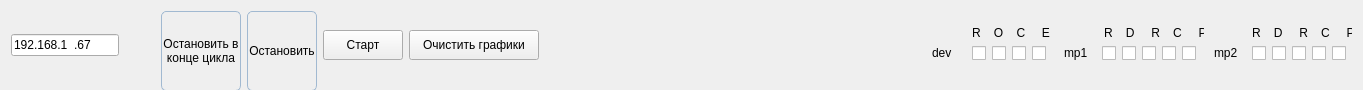
     <widget class="QWidget" name="widget_5" native="true">
      <property name="sizePolicy">
       <sizepolicy hsizetype="Preferred" vsizetype="Fixed">
        <horstretch>0</horstretch>
        <verstretch>0</verstretch>
       </sizepolicy>
      </property>
      <property name="minimumSize">
       <size>
        <width>0</width>
        <height>90</height>
       </size>
      </property>
      <property name="maximumSize">
       <size>
        <width>16777215</width>
        <height>90</height>
       </size>
      </property>
      <property name="styleSheet">
       <string notr="true">QToolButton {
  border-radius: 5px;
  outline: 0px;
  border: 1px solid #a1b9d1 ;
}
QToolButton:hover {
background-color: #b9dcff;
padding-top: 0px;
  border: 1px solid #379bff;
}
QToolButton:checked {
background-color: #a0d0ff;
padding-top: 0px;
  border: 1px solid #379bff;
}</string>
      </property>
      <layout class="QHBoxLayout" name="horizontalLayout_2">
       <item>
        <widget class="QLineEdit" name="ip_addr_le">
         <property name="sizePolicy">
          <sizepolicy hsizetype="Fixed" vsizetype="Fixed">
           <horstretch>0</horstretch>
           <verstretch>0</verstretch>
          </sizepolicy>
         </property>
         <property name="toolTip">
          <string extracomment="IP адрес хроматографа"/>
         </property>
         <property name="whatsThis">
          <string/>
         </property>
         <property name="inputMask">
          <string>009.009.009.009</string>
         </property>
         <property name="text">
          <string>192.168.1.67</string>
         </property>
         <property name="maxLength">
          <number>15</number>
         </property>
         <property name="frame">
          <bool>true</bool>
         </property>
         <property name="clearButtonEnabled">
          <bool>false</bool>
         </property>
        </widget>
       </item>
       <item>
        <widget class="QPushButton" name="ConnectButton">
         <property name="sizePolicy">
          <sizepolicy hsizetype="Fixed" vsizetype="Fixed">
           <horstretch>0</horstretch>
           <verstretch>0</verstretch>
          </sizepolicy>
         </property>
         <property name="minimumSize">
          <size>
           <width>30</width>
           <height>30</height>
          </size>
         </property>
         <property name="maximumSize">
          <size>
           <width>30</width>
           <height>30</height>
          </size>
         </property>
         <property name="font">
          <font>
           <pointsize>12</pointsize>
          </font>
         </property>
         <property name="layoutDirection">
          <enum>Qt::LeftToRight</enum>
         </property>
         <property name="styleSheet">
          <string notr="true">QPushButton
{color: white;
	border-radius:10px;
border: none;
}

QPushButton:checked {
	background-color: rgb(130, 170, 90);
	border-radius:10px;
border: none;
}</string>
         </property>
         <property name="text">
          <string/>
         </property>
         <property name="icon">
          <iconset resource="gui.qrc">
           <normaloff>:/icons/3665448.png</normaloff>:/icons/3665448.png</iconset>
         </property>
         <property name="iconSize">
          <size>
           <width>20</width>
           <height>20</height>
          </size>
         </property>
         <property name="checkable">
          <bool>true</bool>
         </property>
         <property name="checked">
          <bool>false</bool>
         </property>
         <property name="autoExclusive">
          <bool>true</bool>
         </property>
        </widget>
       </item>
       <item>
        <widget class="QToolButton" name="toolButton">
         <property name="enabled">
          <bool>true</bool>
         </property>
         <property name="sizePolicy">
          <sizepolicy hsizetype="Fixed" vsizetype="Fixed">
           <horstretch>0</horstretch>
           <verstretch>0</verstretch>
          </sizepolicy>
         </property>
         <property name="minimumSize">
          <size>
           <width>80</width>
           <height>80</height>
          </size>
         </property>
         <property name="maximumSize">
          <size>
           <width>80</width>
           <height>80</height>
          </size>
         </property>
         <property name="focusPolicy">
          <enum>Qt::ClickFocus</enum>
         </property>
         <property name="layoutDirection">
          <enum>Qt::RightToLeft</enum>
         </property>
         <property name="text">
          <string>Остановить в
конце цикла</string>
         </property>
         <property name="icon">
          <iconset resource="gui.qrc">
           <normaloff>:/icons/free-icon-graphic-design-674417.png</normaloff>:/icons/free-icon-graphic-design-674417.png</iconset>
         </property>
         <property name="iconSize">
          <size>
           <width>45</width>
           <height>45</height>
          </size>
         </property>
         <property name="checkable">
          <bool>true</bool>
         </property>
         <property name="checked">
          <bool>false</bool>
         </property>
         <property name="toolButtonStyle">
          <enum>Qt::ToolButtonTextUnderIcon</enum>
         </property>
         <property name="autoRaise">
          <bool>false</bool>
         </property>
         <property name="arrowType">
          <enum>Qt::NoArrow</enum>
         </property>
        </widget>
       </item>
       <item>
        <widget class="QToolButton" name="toolButton_2">
         <property name="enabled">
          <bool>true</bool>
         </property>
         <property name="sizePolicy">
          <sizepolicy hsizetype="Fixed" vsizetype="Fixed">
           <horstretch>0</horstretch>
           <verstretch>0</verstretch>
          </sizepolicy>
         </property>
         <property name="minimumSize">
          <size>
           <width>70</width>
           <height>80</height>
          </size>
         </property>
         <property name="maximumSize">
          <size>
           <width>70</width>
           <height>80</height>
          </size>
         </property>
         <property name="focusPolicy">
          <enum>Qt::ClickFocus</enum>
         </property>
         <property name="layoutDirection">
          <enum>Qt::RightToLeft</enum>
         </property>
         <property name="text">
          <string>Остановить</string>
         </property>
         <property name="icon">
          <iconset resource="gui.qrc">
           <normaloff>:/icons/free-animated-icon-line-chart-7211797.png</normaloff>:/icons/free-animated-icon-line-chart-7211797.png</iconset>
         </property>
         <property name="iconSize">
          <size>
           <width>45</width>
           <height>45</height>
          </size>
         </property>
         <property name="checkable">
          <bool>true</bool>
         </property>
         <property name="checked">
          <bool>false</bool>
         </property>
         <property name="toolButtonStyle">
          <enum>Qt::ToolButtonTextUnderIcon</enum>
         </property>
         <property name="autoRaise">
          <bool>false</bool>
         </property>
         <property name="arrowType">
          <enum>Qt::NoArrow</enum>
         </property>
        </widget>
       </item>
       <item>
        <widget class="QPushButton" name="StartButton">
         <property name="sizePolicy">
          <sizepolicy hsizetype="Fixed" vsizetype="Fixed">
           <horstretch>0</horstretch>
           <verstretch>0</verstretch>
          </sizepolicy>
         </property>
         <property name="minimumSize">
          <size>
           <width>80</width>
           <height>30</height>
          </size>
         </property>
         <property name="maximumSize">
          <size>
           <width>80</width>
           <height>30</height>
          </size>
         </property>
         <property name="layoutDirection">
          <enum>Qt::LeftToRight</enum>
         </property>
         <property name="text">
          <string>Старт</string>
         </property>
         <property name="checkable">
          <bool>true</bool>
         </property>
        </widget>
       </item>
       <item>
        <widget class="QPushButton" name="ClearButton">
         <property name="sizePolicy">
          <sizepolicy hsizetype="Fixed" vsizetype="Fixed">
           <horstretch>0</horstretch>
           <verstretch>0</verstretch>
          </sizepolicy>
         </property>
         <property name="minimumSize">
          <size>
           <width>130</width>
           <height>30</height>
          </size>
         </property>
         <property name="maximumSize">
          <size>
           <width>130</width>
           <height>30</height>
          </size>
         </property>
         <property name="text">
          <string>Очистить графики</string>
         </property>
        </widget>
       </item>
       <item>
        <spacer name="horizontalSpacer">
         <property name="orientation">
          <enum>Qt::Horizontal</enum>
         </property>
         <property name="sizeHint" stdset="0">
          <size>
           <width>377</width>
           <height>20</height>
          </size>
         </property>
        </spacer>
       </item>
       <item>
        <widget class="QWidget" name="widget" native="true">
         <property name="minimumSize">
          <size>
           <width>430</width>
           <height>40</height>
          </size>
         </property>
         <property name="maximumSize">
          <size>
           <width>430</width>
           <height>40</height>
          </size>
         </property>
         <widget class="QCheckBox" name="dev_ready_cb">
          <property name="geometry">
           <rect>
            <x>50</x>
            <y>20</y>
            <width>16</width>
            <height>16</height>
           </rect>
          </property>
          <property name="sizePolicy">
           <sizepolicy hsizetype="Fixed" vsizetype="Fixed">
            <horstretch>0</horstretch>
            <verstretch>0</verstretch>
           </sizepolicy>
          </property>
          <property name="minimumSize">
           <size>
            <width>13</width>
            <height>13</height>
           </size>
          </property>
          <property name="mouseTracking">
           <bool>false</bool>
          </property>
          <property name="focusPolicy">
           <enum>Qt::NoFocus</enum>
          </property>
          <property name="text">
           <string/>
          </property>
         </widget>
         <widget class="QCheckBox" name="mp1_calc_cb">
          <property name="geometry">
           <rect>
            <x>240</x>
            <y>20</y>
            <width>16</width>
            <height>16</height>
           </rect>
          </property>
          <property name="sizePolicy">
           <sizepolicy hsizetype="Fixed" vsizetype="Fixed">
            <horstretch>0</horstretch>
            <verstretch>0</verstretch>
           </sizepolicy>
          </property>
          <property name="minimumSize">
           <size>
            <width>13</width>
            <height>13</height>
           </size>
          </property>
          <property name="mouseTracking">
           <bool>false</bool>
          </property>
          <property name="focusPolicy">
           <enum>Qt::NoFocus</enum>
          </property>
          <property name="text">
           <string/>
          </property>
         </widget>
         <widget class="QLabel" name="label_9">
          <property name="geometry">
           <rect>
            <x>142</x>
            <y>20</y>
            <width>30</width>
            <height>16</height>
           </rect>
          </property>
          <property name="sizePolicy">
           <sizepolicy hsizetype="Fixed" vsizetype="Fixed">
            <horstretch>0</horstretch>
            <verstretch>0</verstretch>
           </sizepolicy>
          </property>
          <property name="minimumSize">
           <size>
            <width>30</width>
            <height>16</height>
           </size>
          </property>
          <property name="text">
           <string>mp1</string>
          </property>
         </widget>
         <widget class="QLabel" name="label_12">
          <property name="geometry">
           <rect>
            <x>182</x>
            <y>0</y>
            <width>100</width>
            <height>16</height>
           </rect>
          </property>
          <property name="sizePolicy">
           <sizepolicy hsizetype="Fixed" vsizetype="Fixed">
            <horstretch>0</horstretch>
            <verstretch>0</verstretch>
           </sizepolicy>
          </property>
          <property name="minimumSize">
           <size>
            <width>100</width>
            <height>16</height>
           </size>
          </property>
          <property name="text">
           <string>R    D     R    C     P</string>
          </property>
         </widget>
         <widget class="QCheckBox" name="mp1_rec_cb">
          <property name="geometry">
           <rect>
            <x>220</x>
            <y>20</y>
            <width>16</width>
            <height>16</height>
           </rect>
          </property>
          <property name="sizePolicy">
           <sizepolicy hsizetype="Fixed" vsizetype="Fixed">
            <horstretch>0</horstretch>
            <verstretch>0</verstretch>
           </sizepolicy>
          </property>
          <property name="minimumSize">
           <size>
            <width>13</width>
            <height>13</height>
           </size>
          </property>
          <property name="mouseTracking">
           <bool>false</bool>
          </property>
          <property name="focusPolicy">
           <enum>Qt::NoFocus</enum>
          </property>
          <property name="text">
           <string/>
          </property>
         </widget>
         <widget class="QCheckBox" name="mp2_rec_cb">
          <property name="geometry">
           <rect>
            <x>370</x>
            <y>20</y>
            <width>16</width>
            <height>16</height>
           </rect>
          </property>
          <property name="sizePolicy">
           <sizepolicy hsizetype="Fixed" vsizetype="Fixed">
            <horstretch>0</horstretch>
            <verstretch>0</verstretch>
           </sizepolicy>
          </property>
          <property name="minimumSize">
           <size>
            <width>13</width>
            <height>13</height>
           </size>
          </property>
          <property name="mouseTracking">
           <bool>false</bool>
          </property>
          <property name="focusPolicy">
           <enum>Qt::NoFocus</enum>
          </property>
          <property name="text">
           <string/>
          </property>
         </widget>
         <widget class="QCheckBox" name="mp2_calc_cb">
          <property name="geometry">
           <rect>
            <x>390</x>
            <y>20</y>
            <width>16</width>
            <height>16</height>
           </rect>
          </property>
          <property name="sizePolicy">
           <sizepolicy hsizetype="Fixed" vsizetype="Fixed">
            <horstretch>0</horstretch>
            <verstretch>0</verstretch>
           </sizepolicy>
          </property>
          <property name="minimumSize">
           <size>
            <width>13</width>
            <height>13</height>
           </size>
          </property>
          <property name="mouseTracking">
           <bool>false</bool>
          </property>
          <property name="focusPolicy">
           <enum>Qt::NoFocus</enum>
          </property>
          <property name="text">
           <string/>
          </property>
         </widget>
         <widget class="QCheckBox" name="mp1_dose_cb">
          <property name="geometry">
           <rect>
            <x>200</x>
            <y>20</y>
            <width>16</width>
            <height>16</height>
           </rect>
          </property>
          <property name="sizePolicy">
           <sizepolicy hsizetype="Fixed" vsizetype="Fixed">
            <horstretch>0</horstretch>
            <verstretch>0</verstretch>
           </sizepolicy>
          </property>
          <property name="minimumSize">
           <size>
            <width>13</width>
            <height>13</height>
           </size>
          </property>
          <property name="mouseTracking">
           <bool>false</bool>
          </property>
          <property name="focusPolicy">
           <enum>Qt::NoFocus</enum>
          </property>
          <property name="text">
           <string/>
          </property>
         </widget>
         <widget class="QLabel" name="label_13">
          <property name="geometry">
           <rect>
            <x>330</x>
            <y>0</y>
            <width>100</width>
            <height>16</height>
           </rect>
          </property>
          <property name="sizePolicy">
           <sizepolicy hsizetype="Fixed" vsizetype="Fixed">
            <horstretch>0</horstretch>
            <verstretch>0</verstretch>
           </sizepolicy>
          </property>
          <property name="minimumSize">
           <size>
            <width>100</width>
            <height>16</height>
           </size>
          </property>
          <property name="text">
           <string>R    D     R    C     P</string>
          </property>
         </widget>
         <widget class="QCheckBox" name="mp2_pause_cb">
          <property name="geometry">
           <rect>
            <x>410</x>
            <y>20</y>
            <width>16</width>
            <height>16</height>
           </rect>
          </property>
          <property name="sizePolicy">
           <sizepolicy hsizetype="Fixed" vsizetype="Fixed">
            <horstretch>0</horstretch>
            <verstretch>0</verstretch>
           </sizepolicy>
          </property>
          <property name="minimumSize">
           <size>
            <width>13</width>
            <height>13</height>
           </size>
          </property>
          <property name="mouseTracking">
           <bool>false</bool>
          </property>
          <property name="focusPolicy">
           <enum>Qt::NoFocus</enum>
          </property>
          <property name="text">
           <string/>
          </property>
         </widget>
         <widget class="QLabel" name="label_10">
          <property name="geometry">
           <rect>
            <x>292</x>
            <y>20</y>
            <width>30</width>
            <height>16</height>
           </rect>
          </property>
          <property name="sizePolicy">
           <sizepolicy hsizetype="Fixed" vsizetype="Fixed">
            <horstretch>0</horstretch>
            <verstretch>0</verstretch>
           </sizepolicy>
          </property>
          <property name="minimumSize">
           <size>
            <width>30</width>
            <height>16</height>
           </size>
          </property>
          <property name="text">
           <string>mp2</string>
          </property>
         </widget>
         <widget class="QCheckBox" name="dev_once_cb">
          <property name="geometry">
           <rect>
            <x>70</x>
            <y>20</y>
            <width>16</width>
            <height>16</height>
           </rect>
          </property>
          <property name="sizePolicy">
           <sizepolicy hsizetype="Fixed" vsizetype="Fixed">
            <horstretch>0</horstretch>
            <verstretch>0</verstretch>
           </sizepolicy>
          </property>
          <property name="minimumSize">
           <size>
            <width>13</width>
            <height>13</height>
           </size>
          </property>
          <property name="mouseTracking">
           <bool>false</bool>
          </property>
          <property name="focusPolicy">
           <enum>Qt::NoFocus</enum>
          </property>
          <property name="text">
           <string/>
          </property>
         </widget>
         <widget class="QCheckBox" name="mp1_pause_cb">
          <property name="geometry">
           <rect>
            <x>260</x>
            <y>20</y>
            <width>16</width>
            <height>16</height>
           </rect>
          </property>
          <property name="sizePolicy">
           <sizepolicy hsizetype="Fixed" vsizetype="Fixed">
            <horstretch>0</horstretch>
            <verstretch>0</verstretch>
           </sizepolicy>
          </property>
          <property name="minimumSize">
           <size>
            <width>13</width>
            <height>13</height>
           </size>
          </property>
          <property name="mouseTracking">
           <bool>false</bool>
          </property>
          <property name="focusPolicy">
           <enum>Qt::NoFocus</enum>
          </property>
          <property name="text">
           <string/>
          </property>
         </widget>
         <widget class="QCheckBox" name="mp1_ready_cb">
          <property name="geometry">
           <rect>
            <x>180</x>
            <y>20</y>
            <width>16</width>
            <height>16</height>
           </rect>
          </property>
          <property name="sizePolicy">
           <sizepolicy hsizetype="Fixed" vsizetype="Fixed">
            <horstretch>0</horstretch>
            <verstretch>0</verstretch>
           </sizepolicy>
          </property>
          <property name="minimumSize">
           <size>
            <width>13</width>
            <height>13</height>
           </size>
          </property>
          <property name="mouseTracking">
           <bool>false</bool>
          </property>
          <property name="focusPolicy">
           <enum>Qt::NoFocus</enum>
          </property>
          <property name="text">
           <string/>
          </property>
         </widget>
         <widget class="QLabel" name="label_8">
          <property name="geometry">
           <rect>
            <x>10</x>
            <y>20</y>
            <width>30</width>
            <height>16</height>
           </rect>
          </property>
          <property name="sizePolicy">
           <sizepolicy hsizetype="Fixed" vsizetype="Fixed">
            <horstretch>0</horstretch>
            <verstretch>0</verstretch>
           </sizepolicy>
          </property>
          <property name="minimumSize">
           <size>
            <width>30</width>
            <height>16</height>
           </size>
          </property>
          <property name="text">
           <string>dev</string>
          </property>
         </widget>
         <widget class="QCheckBox" name="mp2_dose_cb">
          <property name="geometry">
           <rect>
            <x>350</x>
            <y>20</y>
            <width>16</width>
            <height>16</height>
           </rect>
          </property>
          <property name="sizePolicy">
           <sizepolicy hsizetype="Fixed" vsizetype="Fixed">
            <horstretch>0</horstretch>
            <verstretch>0</verstretch>
           </sizepolicy>
          </property>
          <property name="minimumSize">
           <size>
            <width>13</width>
            <height>13</height>
           </size>
          </property>
          <property name="mouseTracking">
           <bool>false</bool>
          </property>
          <property name="focusPolicy">
           <enum>Qt::NoFocus</enum>
          </property>
          <property name="text">
           <string/>
          </property>
         </widget>
         <widget class="QCheckBox" name="dev_cycle_cb">
          <property name="geometry">
           <rect>
            <x>90</x>
            <y>20</y>
            <width>16</width>
            <height>16</height>
           </rect>
          </property>
          <property name="sizePolicy">
           <sizepolicy hsizetype="Fixed" vsizetype="Fixed">
            <horstretch>0</horstretch>
            <verstretch>0</verstretch>
           </sizepolicy>
          </property>
          <property name="minimumSize">
           <size>
            <width>13</width>
            <height>13</height>
           </size>
          </property>
          <property name="mouseTracking">
           <bool>false</bool>
          </property>
          <property name="focusPolicy">
           <enum>Qt::NoFocus</enum>
          </property>
          <property name="text">
           <string/>
          </property>
         </widget>
         <widget class="QLabel" name="label_11">
          <property name="geometry">
           <rect>
            <x>50</x>
            <y>0</y>
            <width>80</width>
            <height>16</height>
           </rect>
          </property>
          <property name="sizePolicy">
           <sizepolicy hsizetype="Fixed" vsizetype="Fixed">
            <horstretch>0</horstretch>
            <verstretch>0</verstretch>
           </sizepolicy>
          </property>
          <property name="minimumSize">
           <size>
            <width>80</width>
            <height>16</height>
           </size>
          </property>
          <property name="text">
           <string>R    O    C     E</string>
          </property>
         </widget>
         <widget class="QCheckBox" name="dev_error_cb">
          <property name="geometry">
           <rect>
            <x>110</x>
            <y>20</y>
            <width>16</width>
            <height>16</height>
           </rect>
          </property>
          <property name="sizePolicy">
           <sizepolicy hsizetype="Fixed" vsizetype="Fixed">
            <horstretch>0</horstretch>
            <verstretch>0</verstretch>
           </sizepolicy>
          </property>
          <property name="minimumSize">
           <size>
            <width>13</width>
            <height>13</height>
           </size>
          </property>
          <property name="mouseTracking">
           <bool>false</bool>
          </property>
          <property name="focusPolicy">
           <enum>Qt::NoFocus</enum>
          </property>
          <property name="text">
           <string/>
          </property>
         </widget>
         <widget class="QCheckBox" name="mp2_ready_cb">
          <property name="geometry">
           <rect>
            <x>330</x>
            <y>20</y>
            <width>16</width>
            <height>16</height>
           </rect>
          </property>
          <property name="sizePolicy">
           <sizepolicy hsizetype="Fixed" vsizetype="Fixed">
            <horstretch>0</horstretch>
            <verstretch>0</verstretch>
           </sizepolicy>
          </property>
          <property name="minimumSize">
           <size>
            <width>13</width>
            <height>13</height>
           </size>
          </property>
          <property name="mouseTracking">
           <bool>false</bool>
          </property>
          <property name="focusPolicy">
           <enum>Qt::NoFocus</enum>
          </property>
          <property name="text">
           <string/>
          </property>
         </widget>
        </widget>
       </item>
      </layout>
     </widget>
